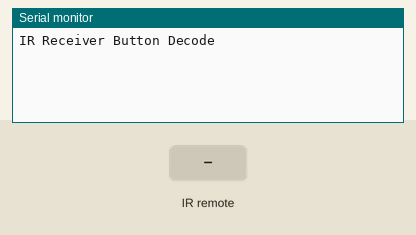
Simulated run of this sketch. Board: Arduino Uno, built with avr-gcc and run on an emulated ATmega328P. On the bench: the last lines printed to the serial monitor. Inputs (shaded band) come from the test bench.

Above: at 1.2 s.
1.3 s: infrared code 0xFF6897 received
At 2.3 s:
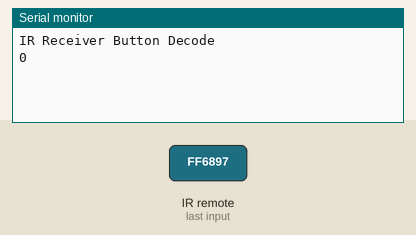
2.8 s: infrared code 0xFF30CF received
At 3.5 s:
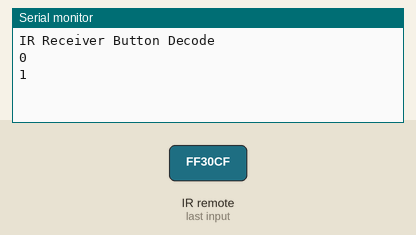

The sketch:

Remote.ino
```cpp
#include "IRremote.h"

int receiver = 11; // Signal Pin of IR receiver to Arduino Digital Pin 11
long digitArray[6]; // Array to store digits
long finalNumber;

int currentDigitIndex = 0; // Index for current digit

/*-----( Declare objects )-----*/
IRrecv irrecv(receiver);     // create instance of 'irrecv'
decode_results results;      // create instance of 'decode_results'

void setup()   /*----( SETUP: RUNS ONCE )----*/
{
  Serial.begin(9600);
  Serial.println("IR Receiver Button Decode");
  irrecv.enableIRIn(); // Start the receiver

}/*--(end setup )---*/


void loop()   /*----( LOOP: RUNS CONSTANTLY )----*/
{
  if (irrecv.decode(&results)) // have we received an IR signal?

  {
    translateIR();
    irrecv.resume(); // receive the next value
  }
}/* --(end main loop )-- */

/*-----( Function )-----*/
void translateIR() // takes action based on IR code received

// describing Remote IR codes

{

  switch(results.value)

  {


  case 0xFF6897: digitArray[currentDigitIndex] = 0; // Store digit 0
                 currentDigitIndex++;
                 finalNumber = calculateFinalNumber(digitArray, currentDigitIndex);
                 Serial.println(finalNumber);    break;
  case 0xFF30CF: digitArray[currentDigitIndex] = 1; // Store digit 0
                 currentDigitIndex++;
                 finalNumber = calculateFinalNumber(digitArray, currentDigitIndex);
                 Serial.println(finalNumber);    break;
  case 0xFF18E7: digitArray[currentDigitIndex] = 2; // Store digit 0
                 currentDigitIndex++;
                 finalNumber = calculateFinalNumber(digitArray, currentDigitIndex);
                 Serial.println(finalNumber);    break;
  case 0xFF7A85: digitArray[currentDigitIndex] = 3; // Store digit 0
                 currentDigitIndex++;
                 finalNumber = calculateFinalNumber(digitArray, currentDigitIndex);
                 Serial.println(finalNumber);    break;
  case 0xFF10EF: digitArray[currentDigitIndex] = 4; // Store digit 0
                 currentDigitIndex++;
                 finalNumber = calculateFinalNumber(digitArray, currentDigitIndex);
                 Serial.println(finalNumber);    break;
  case 0xFF38C7: digitArray[currentDigitIndex] = 5; // Store digit 0
                 currentDigitIndex++;
                 finalNumber = calculateFinalNumber(digitArray, currentDigitIndex);
                 Serial.println(finalNumber);    break;
  case 0xFF5AA5: digitArray[currentDigitIndex] = 6; // Store digit 0
                 currentDigitIndex++;
                 finalNumber = calculateFinalNumber(digitArray, currentDigitIndex);
                 Serial.println(finalNumber);    break;
  case 0xFF42BD: digitArray[currentDigitIndex] = 7; // Store digit 0
                 currentDigitIndex++;
                 finalNumber = calculateFinalNumber(digitArray, currentDigitIndex);
                 Serial.println(finalNumber);    break;
  case 0xFF4AB5: digitArray[currentDigitIndex] = 8; // Store digit 0
                 currentDigitIndex++;
                 finalNumber = calculateFinalNumber(digitArray, currentDigitIndex);
                 Serial.println(finalNumber);    break;
  case 0xFF52AD: digitArray[currentDigitIndex] = 9; // Store digit 0
                 currentDigitIndex++;
                 finalNumber = calculateFinalNumber(digitArray, currentDigitIndex);
                 Serial.println(finalNumber);    break;
  case 0xFFA25D: currentDigitIndex = 0;
                 memset(digitArray, 0, sizeof(digitArray)); break;

  }// End Case

  delay(500); // Do not get immediate repeat


}
long calculateFinalNumber(long digits[], int numDigits) {

  long result = 0;
  for (int i = 0; i < numDigits; i++) {
    long power = 1;
    for(int j = 0; j <numDigits -i -1; j++){
       power = 10 * power;
    }

    result += digits[i] * power;

  }

  return result;

}
```

Measured:
- after the input at 1.3 s, the serial monitor: prints a new line at once (image 1)
- after the input at 2.8 s, the serial monitor: prints a new line at once (image 2)
